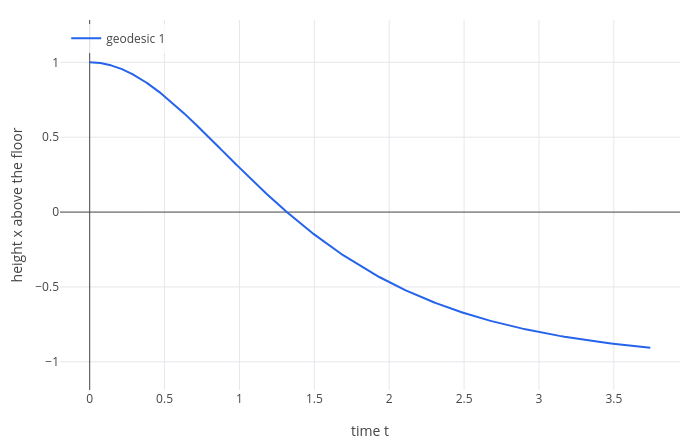

The code cell stored with this chart in its notebook:
### Markdown cell above
The geodesic equation gives $\ddot x = -\Gamma^x{}_{tt}\,\dot t^2 \approx -g$: free objects fall towards the floor.
Drop a ball at height 1 with $g = 1$, and draw height against time:

### Code cell
g = 1;
labels(geodesic(rindler, [0 1], [1 0], 1.2, [t x]), "time t", "height x above the floor")

### Figure 1 — Plotly figure (JSON) as saved in the notebook; plotly's stock layout.template omitted (floating-point values rounded to 4 significant figures; data arrays with more than 128 entries replaced by an {"elided": "..."} marker saying what was removed)
{"data": [{"line": {"color": "#2563eb", "width": 2}, "mode": "lines", "name": "geodesic 1", "type": "scatter", "x": {"elided": "1602 float values"}, "y": {"elided": "1602 float values"}}], "layout": {"height": 440, "legend": {"bgcolor": "rgba(255,255,255,0.8)", "x": 0.01, "xanchor": "left", "y": 0.99, "yanchor": "top"}, "margin": {"b": 50, "l": 60, "r": 20, "t": 20}, "showlegend": true, "title": {"text": ""}, "width": 700, "xaxis": {"title": {"text": "time t"}, "zeroline": true}, "yaxis": {"range": [-1.188, 1.283], "scaleanchor": "x", "scaleratio": 1, "title": {"text": "height x above the floor"}, "zeroline": true}}}
